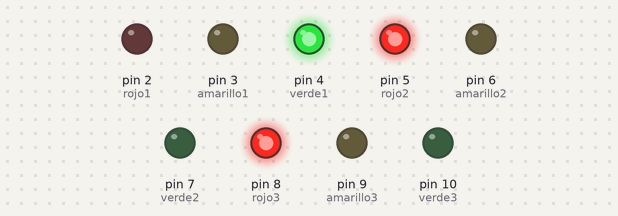
The sketch below on a simulated Arduino Uno, built with avr-gcc and run on an emulated ATmega328P. On the bench: output pins drawn as LEDs (lit = HIGH).

Above: at 7.5 s.
At 15.2 s:
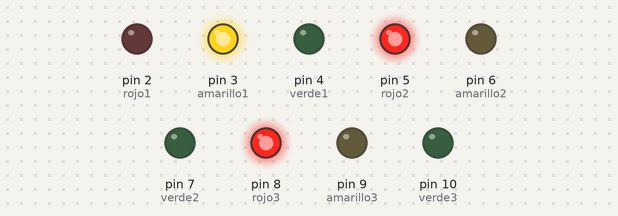
At 23.0 s:
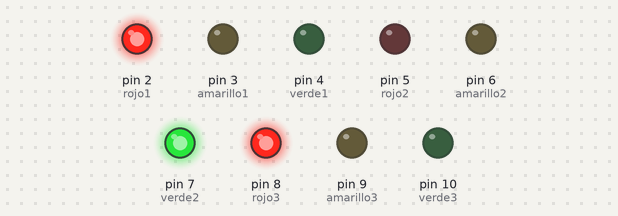
At 30.7 s:
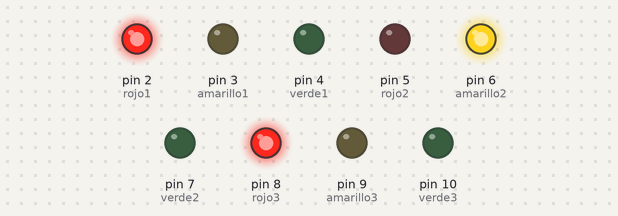
At 38.5 s:
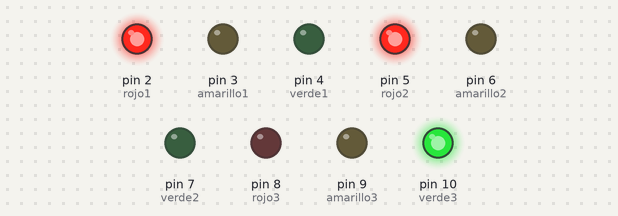
At 46.2 s:
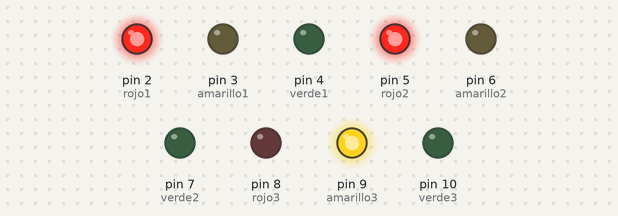
Timing chart, 0 to 60.5 s (numbered marks = the images above):
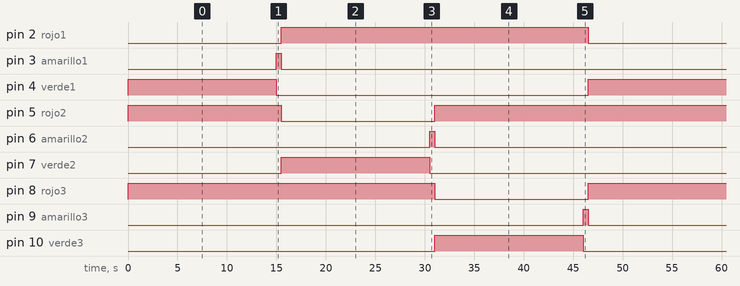

Measured:
- by itself, pin 2 (rojo1), pin 5 (rojo2), pin 8 (rojo3): alternates HIGH for 31.0 s and LOW for 15.5 s
- by itself, pin 3 (amarillo1), pin 6 (amarillo2), pin 9 (amarillo3): alternates HIGH for 0.50 s and LOW for 46.0 s
- by itself, pin 4 (verde1), pin 7 (verde2), pin 10 (verde3): alternates HIGH for 15.0 s and LOW for 31.5 s

The sketch:

main.ino
```cpp
// C++ code
// Definición de pines del semáforo

//Semáforo 1
int rojo1= 2;
int amarillo1= 3;
int verde1 = 4;

//Semáforo 2
int rojo2= 5;
int amarillo2= 6;
int verde2= 7;

//semaforo 3
int rojo3 = 8;
int amarillo3 = 9;
int verde3 = 10;

// tiempos de los semaforos
int t1 = 500;
int t2 = 15000;

//auxiliar para el ciclo while
int aux = 1;

void setup()
{
  //semaforo 1
  pinMode(rojo1, OUTPUT);
  pinMode(amarillo1, OUTPUT);
  pinMode(verde1, OUTPUT);

  //semaforo 2
  pinMode(rojo2, OUTPUT);
  pinMode(amarillo2, OUTPUT);
  pinMode(verde2, OUTPUT);

  //semaforo 3
  pinMode(rojo3, OUTPUT);
  pinMode(amarillo3, OUTPUT);
  pinMode(verde3, OUTPUT);

  digitalWrite(verde1, HIGH);//Inicio mi primer semáforo en verde
  digitalWrite(amarillo1, LOW);
  digitalWrite(rojo1, LOW);

  digitalWrite(verde2, LOW);
  digitalWrite(amarillo2, LOW);
  digitalWrite(rojo2, HIGH);//Inicio el segundo semáforo en rojo

  digitalWrite(verde3, LOW);
  digitalWrite(amarillo3, LOW);
  digitalWrite(rojo3, HIGH);//Inicio el tercer semáforo en rojo
  Serial.begin(9600);
}

void loop()
{
  Serial.read();
  while (aux == 1){
  	digitalWrite(rojo1, LOW);
    digitalWrite(verde1, HIGH);
    delay(t2);
    digitalWrite(verde1, LOW);
    digitalWrite(amarillo1, HIGH);
    delay(t1);
    digitalWrite(amarillo1, LOW);
    digitalWrite(rojo1, HIGH);

    digitalWrite(rojo2, LOW);
    digitalWrite(verde2, HIGH);
    delay(t2);
    digitalWrite(verde2, LOW);
    digitalWrite(amarillo2, HIGH);
    delay(t1);
    digitalWrite(amarillo2, LOW);
    digitalWrite(rojo2, HIGH);

    digitalWrite(rojo3, LOW);
    digitalWrite(verde3, HIGH);
    delay(t2);
    digitalWrite(verde3, LOW);
    digitalWrite(amarillo3, HIGH);
    delay(t1);
    digitalWrite(amarillo3, LOW);
    digitalWrite(rojo3, HIGH);
  }
}
```
